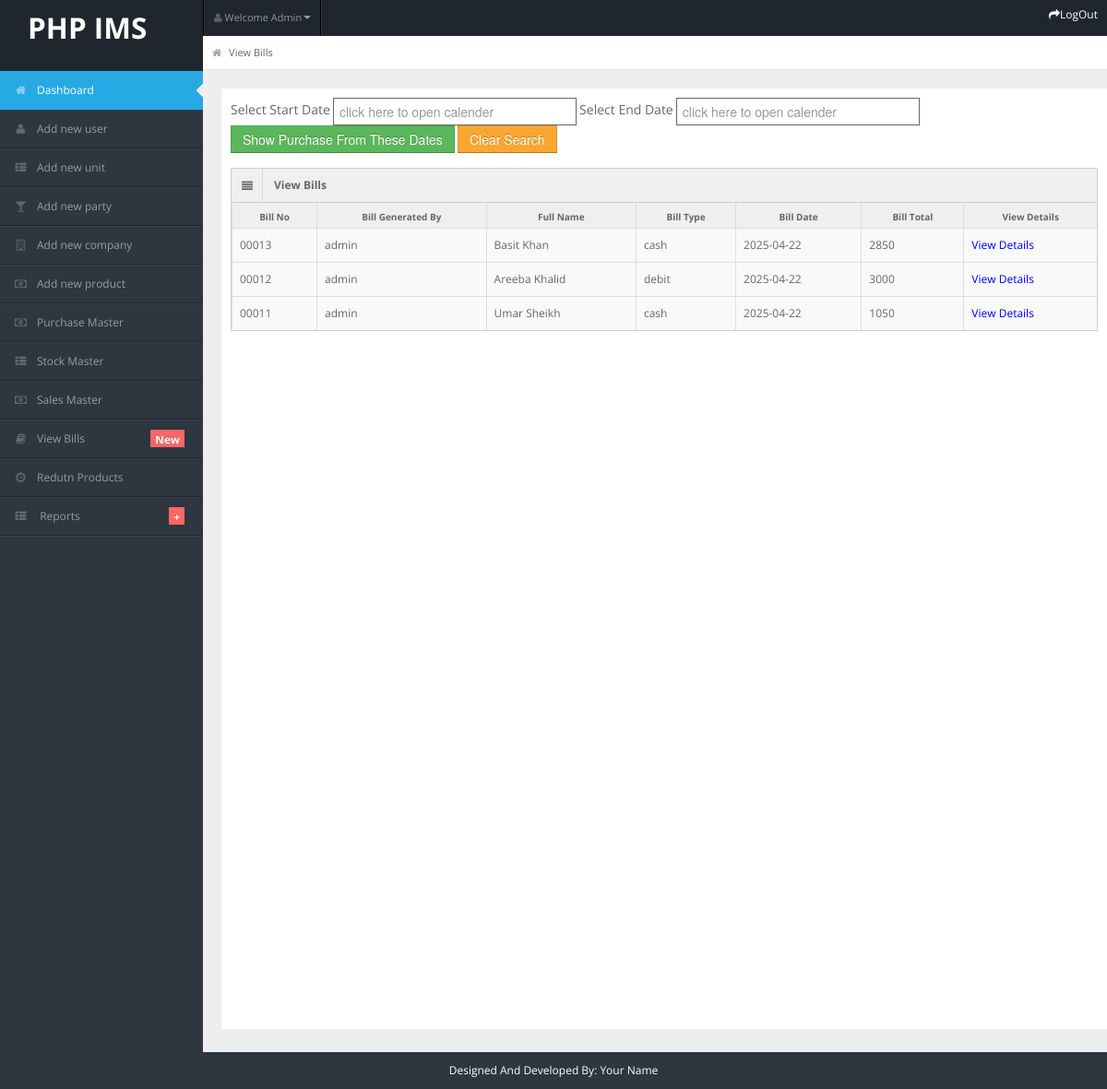
/admin/view_bills.php (signed in), run on the app's committed database.
### tables this page shows
CREATE TABLE `billing_header` (
  `id` int(11) NOT NULL,
  `full_name` varchar(100) NOT NULL,
  `bill_type` varchar(30) NOT NULL,
  `date` date NOT NULL,
  `bill_no` varchar(50) NOT NULL,
  `username` varchar(50) NOT NULL
);

### admin/view_bills.php (the view, shortened to what this page needs)
<?php
include("header.php");
include("../user/connection.php");
?>
<div id="content">
    <div id="content-header">
        <div id="breadcrumb"><a href="index.html" title="Go to Home" class="tip-bottom"><i class="icon-home"></i>
            View Bills</a></div>
    </div>
    <div class="container-fluid">
        <div class="row-fluid" style="background-color: white; min-height: 1000px; padding:10px;">
        <form class="form-inline" action="" name="form1" method="post">
                    <div class="form-group">
                        <label for="email">Select Start Date</label>
                        <input type="text" name="dt" id="dt" autocomplete="off" class="form-control" required style="width:250px;border-style:solid; border-width:1px; border-color:#666666" placeholder="click here to open calender"  >
                    </div>
                    <div class="form-group">
                        <label for="email">Select End Date</label>
                        <input type="text" name="dt2" id="dt2" autocomplete="off" placeholder="click here to open calender"  class="form-control" style="width:250px;border-style:solid; border-width:1px; border-color:#666666" >
                    </div>
                    <button type="submit" name="submit1" class="btn btn-success">Show Purchase From These Dates</button>
                    <button type="button" name="submit2" class="btn btn-warning" onclick="window.location.href=window.location.href">Clear Search</button>
        </form>
            <div class="widget-box">
                <div class="widget-title"> <span class="icon"> <i class="icon-align-justify"></i> </span>
                    <h5>View Bills</h5>
                </div>
                <div class="widget-content nopadding">
                    <?php
                     if (isset($_POST["submit1"])) {
                        ?>
                        <table class="table table-bordered table-striped">
                        <thead>
                            <tr>
                                <th>Bill No</th>
                                <th>Bill Generated By</th>
                                <th>Full Name</th>
                                <th>Bill Type</th>
                                <th>Bill Date</th>
                                <th>Bill Total</th>
                                <th>View Details</th>
                            </tr>
                        </thead>
                        <tbody>
                            <?php
                            $res = mysqli_query($link, "Select * from billing_header where (date >= '$_POST[dt]' && date <= '$_POST[dt2]') order by id desc");
                            while ($row = mysqli_fetch_array($res)){
                                ?>
                                <tr>
                                    <td><?php echo $row["bill_no"] ?></td>
                                    <td><?php echo $row["username"] ?></td>
                                    <td><?php echo $row["full_name"] ?></td>
                                    <td><?php echo $row["bill_type"] ?></td>
                                    <td><?php echo $row["date"] ?></td>
                                    <td><?php echo get_total($row["id"], $link) ?></td>
                                    <td> <a style="color: blue;" href="view_bill_details.php?id=<?php echo $row["id"]; ?>">View Details</a> </td>
                                </tr>
                                <?php
                            }
                            ?>
                        </tbody>
                    </table>
                        <?php
                     }else{
                        ?>
                            <table class="table table-bordered table-striped">
                        <thead>
                            <tr>
                                <th>Bill No</th>
                                <th>Bill Generated By</th>
                                <th>Full Name</th>
                                <th>Bill Type</th>
                                <th>Bill Date</th>
                                <th>Bill Total</th>
                                <th>View Details</th>
                            </tr>
                        </thead>
                        <tbody>
                            <?php
                            $res = mysqli_query($link, "Select * from billing_header order by id desc");
                            while ($row = mysqli_fetch_array($res)){
                                ?>
                                <tr>
                                    <td><?php echo $row["bill_no"] ?></td>
                                    <td><?php echo $row["username"] ?></td>
                                    <td><?php echo $row["full_name"] ?></td>
                                    <td><?php echo $row["bill_type"] ?></td>
                                    <td><?php echo $row["date"] ?></td>
                                    <td><?php echo get_total($row["id"], $link) ?></td>
                                    <td> <a style="color: blue;" href="view_bill_details.php?id=<?php echo $row["id"]; ?>">View Details</a> </td>
                                </tr>
                                <?php
                            }
                            ?>
                        </tbody>
                    </table>
                        <?php
                     }
                    ?>
                </div>
            </div>
        </div>
    </div>
</div>
<?php
function get_total($bill_id, $link) {
    $total = 0;
    $res2 = mysqli_query($link, "Select * from billing_details where bill_id = '$bill_id'");
    while ($row2 = mysqli_fetch_array($res2)){
        $total = $total + ($row2["price"] * $row2["qty"]);
    }
    return $total;
}
include("footer.php");
?>

### admin/header.php (shortened to what this page needs)
<!DOCTYPE html>
<html lang="en">
<head>
    <link rel="stylesheet" href="css/bootstrap.min.css"/>
    <link rel="stylesheet" href="css/bootstrap-responsive.min.css"/>
    <link rel="stylesheet" href="css/fullcalendar.css"/>
    <link rel="stylesheet" href="css/matrix-style.css"/>
    <link rel="stylesheet" href="css/matrix-media.css"/>
    <link href="font-awesome/css/font-awesome.css" rel="stylesheet"/>
    <link rel="stylesheet" href="css/jquery.gritter.css"/>
</head>
<body>
<div id="header">
    <h2 style="color: white;position: absolute">
        <a href="dashboard.html" style="color:white; margin-left: 30px; margin-top: 40px">PHP IMS</a>
    </h2>
</div>
<div id="user-nav" class="navbar navbar-inverse">
    <ul class="nav">
        <li class="dropdown" id="profile-messages">
            <a title="" href="#" data-toggle="dropdown" data-target="#profile-messages" class="dropdown-toggle"><i
                    class="icon icon-user"></i> <span class="text">Welcome Admin</span><b class="caret"></b></a>
        </li>
    </ul>
</div>
<div id="sidebar">
    <ul>
        <li class="active">
            <a href="#"><i class="icon icon-home"></i><span>Dashboard</span></a>
        </li>
        <li>
            <a href="add_new_user.php"><i class="icon icon-user"></i><span>Add new user</span></a>
        </li>
        <li>
            <a href="add_new_unit.php"><i class="icon icon-th-list"></i><span>Add new unit</span></a>
        </li>
        <li>
            <a href="add_new_party.php"><i class="icon icon-glass"></i><span>Add new party</span></a>
        </li>
        <li>
            <a href="add_new_company.php"><i class="icon icon-building"></i><span>Add new company</span></a>
        </li>
        <li>
            <a href="add_new_product.php"><i class="icon icon-money"></i><span>Add new product</span></a>
        </li>
        <li>
            <a href="purchase_master.php"><i class="icon icon-money"></i><span>Purchase Master</span></a>
        </li>
        <li>
            <a href="stock_master.php"><i class="icon icon-th-list"></i><span>Stock Master</span></a>
        </li>
        <li>
            <a href="sales_master.php"><i class="icon icon-money"></i><span>Sales Master</span></a>
        </li>
        <li>
            <a href="view_bills.php"><i class="icon icon-book"></i><span>View Bills</span> <span class="label label-important">New</span> </a>
        </li>
        <li>
            <a href="return_product_list.php"><i class="icon icon-time"></i><span>Redutn Products</span></a>
        </li>
        <li class="submenu"><a href="#"><i class="icon icon-th-list"></i> <span>Reports</span> <span
                class="label label-important">+</span></a>
        </li>
    </ul>
</div>
<div id="search">
        <a href="logout.php" style="color:white"><i class="icon icon-share-alt"></i><span>LogOut</span></a>
</div>

### admin/footer.php (shortened to what this page needs)
<div class="row-fluid">
    <div id="footer" class="span12" style="color:white"> Designed And Developed By: Your Name</div>
</div>
</body>
</html>
<link rel="stylesheet" href="http://code.jquery.com/ui/1.9.2/themes/base/jquery-ui.css" />

### admin/css/matrix-media.css (style rules this page uses)
body { background:#2E363F; }
#header { background-color: #1f262d; margin-top:10px; }
#sidebar > ul { border-bottom: 1px solid #37414b }
#sidebar > ul > li { border-top: 1px solid #37414b; border-bottom: 1px solid #1f262d; }
#sidebar > ul > li.active { background-color: #27a9e3; border-bottom: 1px solid #27a9e3; border-top: 1px solid #27a9e3; }
#sidebar > ul > li.active a { color:#fff; text-decoration:none; }
#sidebar > ul > li > a > .label { background-color:#F66; }

### admin/footer.php (style rules this page uses)
.form-inline .form-group { display:inline-block;margin-bottom:0;vertical-align:middle }
.form-inline .form-control { display:inline-block;width:auto;vertical-align:middle }

### data on the page
billing_header: bill_no "00013", username "admin", full_name "Basit Khan", bill_type "cash", date "2025-04-22", id "2850"
billing_header: bill_no "00012", username "admin", full_name "Areeba Khalid", bill_type "debit", date "2025-04-22", id "3000"
billing_header: bill_no "00011", username "admin", full_name "Umar Sheikh", bill_type "cash", date "2025-04-22", id "1050"
